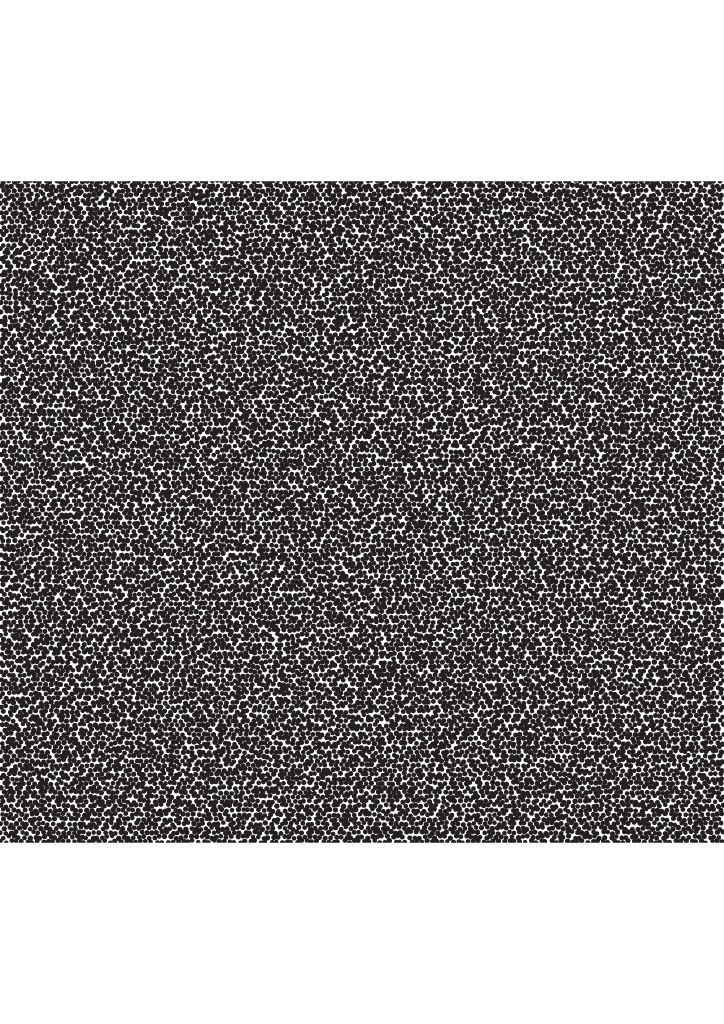
#> input picture ZL-code/src/simulations/speckle_pattern.png, 724 x 1024 px
$ python simulations.py
#> lines starting #> are read from the running program, lines starting #| are printed output that depends on the picture
### ZL-code/src/simulations/generated_images.py
import matplotlib.pyplot as plt
from PIL import Image
import numpy as np


def bin_img(image : np.ndarray, bin_size : int = 10):

#> called with bin_size = 20
    height,width = np.shape(image)
#> height = 1024; width = 724

    new_height = (height //bin_size)*bin_size
#> new_height = 1020

    new_width = (width // bin_size)*bin_size
#> new_width = 720

    truncated_img = image[:new_height, :new_width]
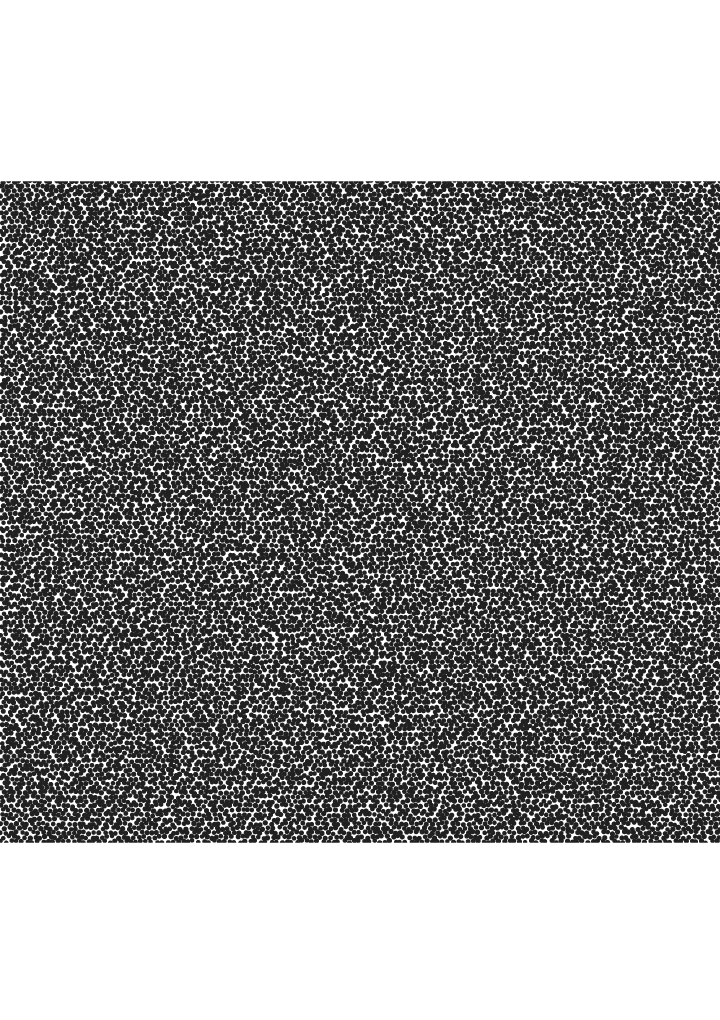
#> truncated_img: shape (1020, 720); min 32, max 255, mean 146.2

    super_pixels = truncated_img.reshape(height // bin_size, bin_size, width // bin_size, bin_size).swapaxes(1,2)

    super_pixel_arr = np.mean(super_pixels, axis = (2,3))
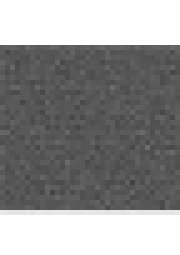
#> super_pixel_arr: shape (51, 36) float64 (shown 5 times larger); min 66.85, max 255, mean 146.2

    return super_pixel_arr

def plot_comparison(original_img : np.ndarray, down_sampled_img : np.ndarray, bin_size : int = 10,):
#> called with bin_size = 20
    fig, axes = plt.subplots(1, 2, figsize=(12, 6))

    # 2. Plot the original image on the left
    axes[0].imshow(original_img, cmap='gray')
    axes[0].set_title(f"Original Image\n({original_img.shape[1]}x{original_img.shape[0]})")
    axes[0].axis('off')  # Hide grid lines and pixel ticks

    # 3. Plot the superpixel (downsampled) image on the right
    # Note: 'interpolation="nearest"' prevents matplotlib from blurring the blocks
    axes[1].imshow(down_sampled_img, cmap='gray')
    axes[1].axis('off')

    # Display the plot
    plt.tight_layout()
    plt.show()
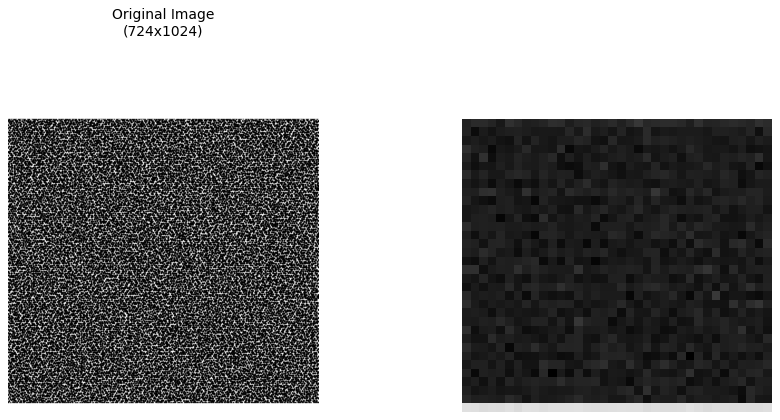
#> figure drawn by matplotlib, 2 panels


#rows are shifted then columns

def shift_pixels(shift: float, og_img : np.ndarray, bin_size : int = 10):

    real_shift = shift * 10

#> (the run stopped early here; a loop or call above may not have finished)
